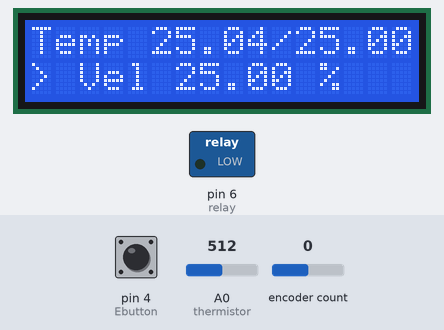
Bench run of a sketch on a simulated Arduino Uno, built with avr-gcc and run on an emulated ATmega328P. Parts: 16×2 character LCD, switched loads named in the sketch (green lamp = pin HIGH). Inputs (shaded band) come from the test bench; at power-on: A0 (thermistor) = 512, encoder count 0, pin 4 (Ebutton) HIGH. What the sketch prints to the serial monitor is not drawn.

Above: at 4.5 s.
4.6 s: A0 (thermistor) set to 306
At 5.4 s:
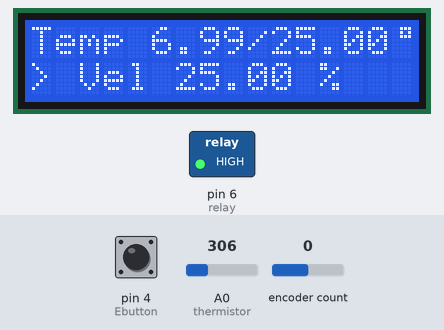
7.6 s: encoder count set to 1
At 8.8 s:
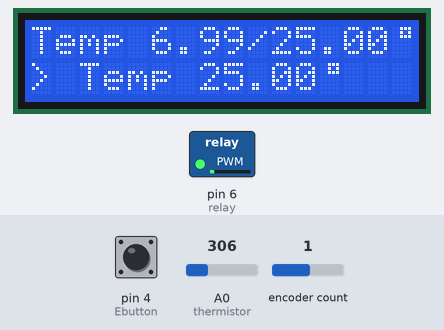
10.6 s: A0 (thermistor) set to 243
At 11.4 s:
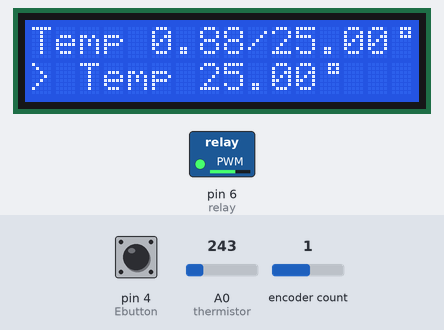
13.1 s: A0 (thermistor) set to 218
At 14.3 s:
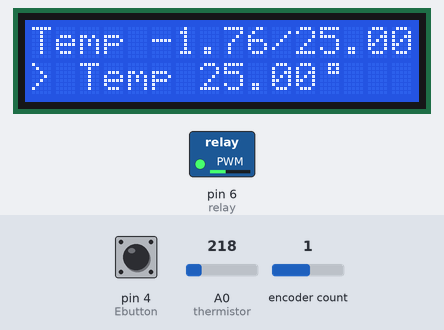
16.1 s: A0 (thermistor) set to 0
At 18.0 s:
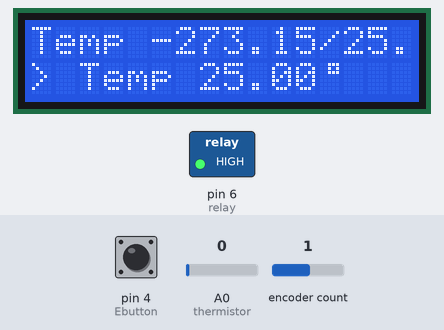
18.3 s: encoder count set to 2
At 19.8 s:
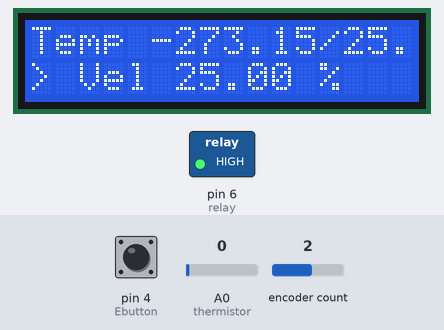
Timing chart, 0 to 20.8 s (numbered marks = the images above; inputs shaded):
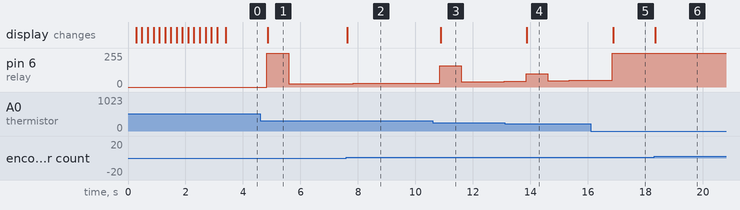

Measured:
- the behaviour switches between 235 and 234 on A0 (thermistor) (found by bisection; images 3 and 4)
- after the input at 4.6 s, pin 6 (relay): 0/255 → 255/255 after 0.23 s, → 24/255 0.75 s later, → 25/255 0.75 s later, → 26/255 0.75 s later; the display: changes after 0.26 s (image 1)
- after the input at 7.6 s, the display: changes at once (image 2)
- after the input at 10.6 s, the display: changes after 0.27 s (image 3)
- after the input at 13.1 s, the display: changes after 0.78 s (image 4)
- after the input at 16.1 s, the display: changes after 0.78 s (image 5)
- after the input at 18.3 s, the display: changes at once (image 6)

The sketch:

Controlador_PID1.ino
```cpp
#include <Wire.h>
#include <LiquidCrystal_I2C.h>
#include <Encoder.h>
#include <Arduino.h>
#include <PID_v1.h>

#define THERMISTOR_R 10000
#define THERMISTOR_T 25
#define THERMISTOR_B 3950

LiquidCrystal_I2C lcd(0x27, 16, 2);

const int pinA = 2;
const int pinB = 3;
const int Ebutton = 4;
const int thermistor = A0;
const int relay = 6;

const int ENA = 5;
const int IN1 = 7;
const int IN2 = 8;

Encoder enc(pinA, pinB);

long lastPosition = 0;
int newPosition = 0;

/*****************************************
ESTADOS DE
FUNCIONAMIENTO
0: Espera (revision de Temp) cambio si se presiona el boton
1: Cambio de Temp o Vel cambio si se presiona el boton (confirmacion)
*****************************************/
int state = 0;
int menuIndex = 1; // 0: Temp, 1: Vel

double temp = 0;
double lastTemp = 0;
double vel = 0;
double tempObj = 25;
double velObj = 25;

unsigned long tiempoAnterior = 0;
unsigned long interval = 750;
unsigned long currentMillis = 0;

double output;
double Kp = 1.25, Ki = 0.5, Kd = 2.0; // Ajustable
PID myPID(&temp, &output, &tempObj, Kp, Ki, Kd, DIRECT);

// Crear caracter personalizado para el símbolo de grados
byte degree[] = {
    B00111,
    B00101,
    B00111,
    B00000,
    B00000,
    B00000,
    B00000,
    B00000};

void setup()
{
    // PIN SETUP
    pinMode(Ebutton, INPUT_PULLUP);
    pinMode(relay, OUTPUT);

    // INICIALIZACION DE LIBRERIAS
    Wire.begin();
    enc.write(0); // Reset
    lcd.init();

    digitalWrite(IN1, HIGH);
    digitalWrite(IN2, LOW);
    Serial.begin(9600);

    lcd.createChar(0, degree);
    lcd.backlight();
    myPID.SetMode(AUTOMATIC);
    myPID.SetOutputLimits(0, 255);

    lcd.clear();
    lcd.setCursor(0, 0);
    lcd.print("RePETer");
    lcd.setCursor(0, 1);
    for (int i = 0; i < 16; i++)
    {
        lcd.print((char)255);
        delay(200);
    }
    lcd.clear();
    lcd.print("Temp ");
    lcd.print(getTemp());
    lcd.print("/");
    lcd.print(tempObj);
    lcd.write(byte(0));
    lcd.setCursor(0, 1);
    lcd.print("Vel ");
    lcd.print(velObj);
    lcd.print(" %");
}

void actualizarLCD()
{
    lcd.setCursor(5, 0);
    lcd.print("        ");
    lcd.setCursor(5, 0);
    lcd.print(temp);
    lcd.print("/");
    lcd.print(tempObj);
    lcd.write(byte(0));

    lcd.setCursor(0, 1);
    if (state == 0)
    {
        if (menuIndex == 0)
        {
            lcd.print("> Temp ");
            lcd.print(tempObj);
            lcd.write(byte(0));
        }
        else
        {
            lcd.print("> Vel ");
            lcd.print(velObj);
            lcd.print(" %");
        }
    }
    else if (state == 1)
    {
        if (menuIndex == 0)
        {
            lcd.print("> Temp ");
            lcd.print(tempObj);
            lcd.write(byte(0));
        }
        else
        {
            lcd.print("> Vel ");
            lcd.print(velObj);
            lcd.print(" %");
        }
    }
}


void loop()
{
    currentMillis = millis();

    // Actualización de temperatura cada cierto tiempo
    if (currentMillis - tiempoAnterior > interval)
    {
        tiempoAnterior = currentMillis;
        temp = getTemp();
        myPID.Compute(); // Calcula el nuevo valor de salida
        if (temp >=215)
        {
            analogWrite(relay, 0);
        }
        else
        {
            analogWrite(relay, output);
        }

        Serial.println(output);

        actualizarLCD();
    }

    // Cambio de estado con el botón
    if (digitalRead(Ebutton) == LOW)
    {
        delay(200); // Anti-rebote
        state = (state + 1) % 2;
        actualizarLCD();
    }

    // Manejo del encoder
    newPosition = enc.read();
    if (newPosition - lastPosition > 2)
    {
        lastPosition = newPosition;

        if (state == 0)
        {
            menuIndex = (menuIndex + 1) % 2; // Alternar entre 0 y 1
        }
        else if (state == 1)
        {
            if (menuIndex == 0)
            {
                tempObj = min(tempObj + 10, 220);
            }
            else
            {
                velObj = min(velObj + 5, 100);
                int mappeed = map(velObj, 0, 100, 0, 255);
                analogWrite(ENA, mappeed);
            }
        }
        actualizarLCD();
    }
    else if (newPosition - lastPosition < -2)
    {
        lastPosition = newPosition;

        if (state == 0)
        {
            menuIndex = (menuIndex - 1 < 0) ? 1 : 0; // Alternar entre 0 y 1
        }
        else if (state == 1)
        {
            if (menuIndex == 0)
            {
                tempObj = max(tempObj - 10, 0);
            }
            else
            {
                velObj = max(velObj - 5, 0);
                int mappeed = map(velObj, 0, 100, 0, 255);
                analogWrite(ENA, mappeed);
            }
        }
        actualizarLCD();
    }
}

double getTemp() {
    int raw = analogRead(thermistor);

    // Evitar división por cero si el valor leído es 0
    if (raw == 0) {
        return -273.15;  // Retorna el cero absoluto como error
    }

    // Calcular la resistencia del termistor
    float invRaw = 1.0 / raw;  // Optimización: calcular una vez la inversa
    float R = THERMISTOR_R * (1023.0 * invRaw - 1.0);

    // Calcular la temperatura en Kelvin usando la ecuación de Steinhart-Hart
    float logR = log(R / 10000.0);  // Precalcular log(R/10000) para eficiencia
    float invT = 1.0 / (THERMISTOR_T + 273.15) + logR / THERMISTOR_B;
    float T = 1.0 / invT;

    // Convertir a Celsius
    return T - 273.15;
}
```
